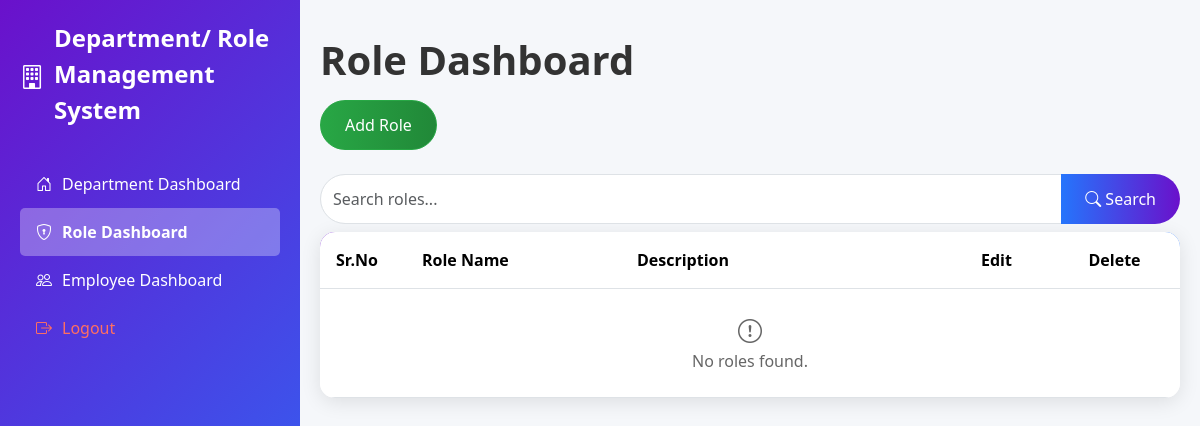
The page /departments/roles/dashboard/ (signed in) on the database as committed earlier.
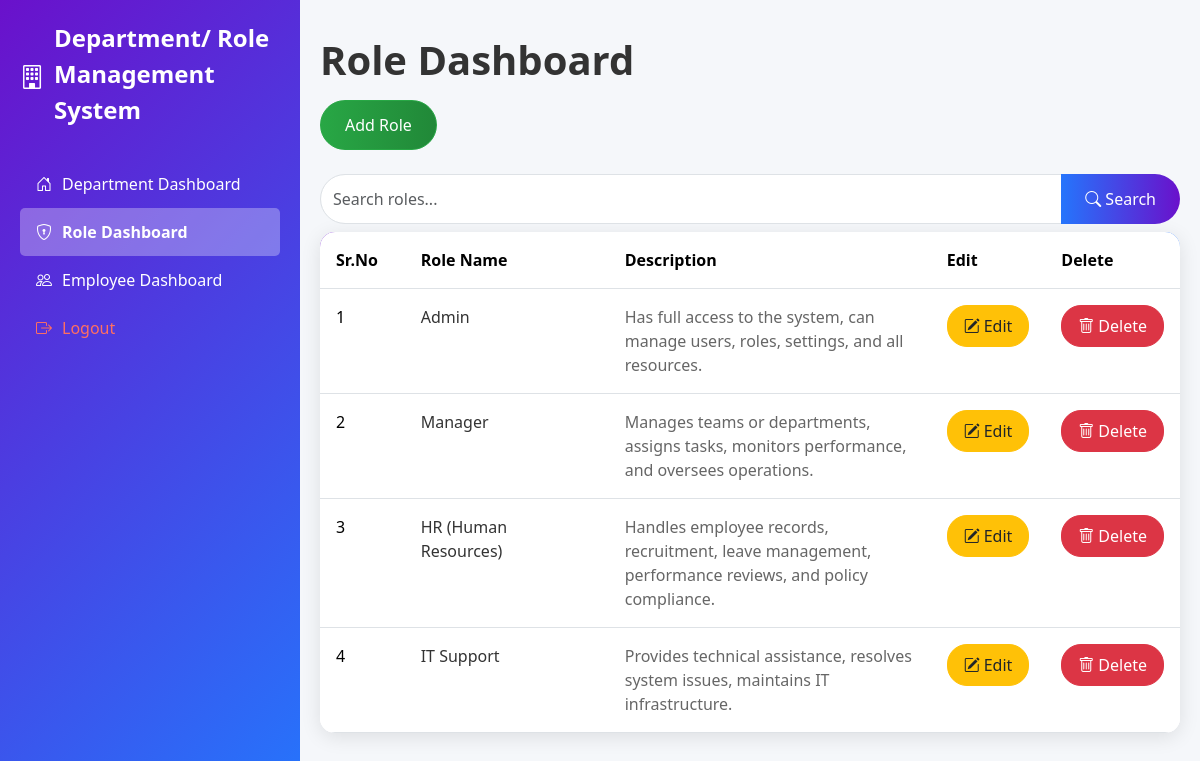
The same page on the database as committed later.
### departments/models.py (models this page shows, shortened)
class Role(models.Model):
    role_name = models.CharField(max_length=100)
    description = models.CharField(max_length=200)
    created_at = models.DateTimeField(auto_now_add=True)
    updated_at = models.DateTimeField(auto_now=True)
    is_active = models.BooleanField(default=True)
    class Meta:
        db_table = 'roles'

### departments/views.py (the view)
# urls.py: path('roles/dashboard/', views.role_dashboard, name='role_dashboard'),
@login_required
@admin_required
def role_dashboard(request):
    roles = Role.objects.filter(is_active=True)
    if request.method == "GET" and 'search' in request.GET:
        search_query = request.GET.get('search', '')
        roles = roles.filter(role_name__icontains=search_query)
    return render(request, 'departments/role_dashboard.html', {'roles': roles})

### departments/views.py (called while the page is built)
def is_admin(user):
    return user.is_authenticated and user.is_superuser

### departments/templates/departments/role_dashboard.html (shortened to what this page needs)
{% extends 'base.html' %}
{% block content %}
<div class="col-12">
    <h1 class="my-3" style="font-family: 'Segoe UI', Tahoma, Geneva, Verdana, sans-serif; font-weight: 700; color: #333;">Role Dashboard</h1>
   <a href="{% url 'departments:add_role' %}"
   class="btn btn-create text-white mb-4 d-inline-flex align-items-center gap-2"
   style="background: linear-gradient(90deg, #28a745, #218838); padding: 0.75rem 1.5rem; border-radius: 25px; transition: all 0.3s ease;">
   Add Role
</a>
    <form method="GET" class="mb-2">
        <div class="input-group" style="max-width: 1000px;">
            <input type="text" class="form-control" name="search" placeholder="Search roles..." value="{{ request.GET.search }}" style="border-radius: 25px 0 0 25px; padding: 0.75rem;">
            <button type="submit" class="btn btn-primary" style="background: linear-gradient(90deg, #2575fc, #6a11cb); border: none; border-radius: 0 25px 25px 0; padding: 0.75rem 1.5rem;">
                <i class="bi bi-search"></i> Search
            </button>
        </div>
    </form>
    <div class="table-container" style="background: #ffffff; border-radius: 15px; box-shadow: 0 4px 20px rgba(0, 0, 0, 0.1); overflow: hidden;">
        <table class="table table-hover mb-0" style="width: 100%;">
            <thead style="background: linear-gradient(90deg, #6a11cb, #2575fc); color: #ffffff;">
                <tr>
                    <th style="width: 10%; padding: 1rem;">Sr.No</th>
                    <th style="width: 25%; padding: 1rem;">Role Name</th>
                    <th style="width: 40%; padding: 1rem;">Description</th>
                    <th style="width: 12.5%; padding: 1rem;">Edit</th>
                    <th style="width: 12.5%; padding: 1rem;">Delete</th>
                </tr>
            </thead>
            <tbody>
                {% for role in roles %}
                <tr style="transition: all 0.3s ease;" onmouseover="this.style.transform='scale(1.01)';" onmouseout="this.style.transform='scale(1)';" class="{% cycle 'bg-light' 'bg-white' %}">
                    <td style="padding: 1rem;">{{ forloop.counter }}</td>
                    <td style="padding: 1rem; font-weight: 500; color: #333;">{{ role.role_name }}</td>
                    <td style="padding: 1rem; color: #666;">{{ role.description }}</td>
                    <td style="padding: 1rem;">
                        <a href="{% url 'departments:modify_role' role.id %}"
   class="btn btn-edit d-flex align-items-center justify-content-center gap-1"
   style="padding: 0.5rem 1rem; border-radius: 20px; transition: all 0.3s ease;"
   onmouseover="this.style.transform='scale(1.05)';"
   onmouseout="this.style.transform='scale(1)';"
   title="Edit Role">
   <i class="bi bi-pencil-square"></i> Edit
</a>
                    </td>
                    <td style="padding: 1rem;">
                       <a href="{% url 'departments:delete_role' role.id %}"
   class="btn btn-delete text-white d-flex align-items-center justify-content-center gap-1"
   style="padding: 0.5rem 1rem; border-radius: 20px; transition: all 0.3s ease;"
   onmouseover="this.style.transform='scale(1.05)';"
   onmouseout="this.style.transform='scale(1)';"
   title="Delete Role"
   onclick="return confirm('Are you sure you want to delete this role?');">
   <i class="bi bi-trash"></i> Delete
</a>
                    </td>
                </tr>
                {% empty %}
                <tr>
                    <td colspan="5" class="text-center py-4" style="color: #666;">
                        <i class="bi bi-exclamation-circle" style="font-size: 1.5rem;"></i><br>
                        No roles found.
                    </td>
                </tr>
                {% endfor %}
            </tbody>
        </table>
    </div>
</div>
{% endblock %}

### departments/templates/base.html (shortened to what this page needs)
    <!DOCTYPE html>
    <html lang="en">
    <head>
        <link href="https://cdn.jsdelivr.net/npm/bootstrap@5.3.3/dist/css/bootstrap.min.css" rel="stylesheet">
        <link href="https://cdn.jsdelivr.net/npm/bootstrap-icons@1.11.3/font/bootstrap-icons.css" rel="stylesheet">
    </head>
    <body>
        <div class="container-fluid">
            <div class="row">
                <div class="col-3 sidebar">
                    <div class="sidebar-title">
                        <i class="bi bi-building sidebar-logo"></i>
                        Department/ Role Management System
                    </div>
                    <ul class="nav flex-column">
                        <li class="nav-item">
                            <a class="nav-link {% if request.path == '/departments/dashboard/' %}active{% endif %}" href="{% url 'departments:dashboard' %}">
        <i class="bi bi-house-door"></i> Department Dashboard
    </a>
                        </li>
                        <li class="nav-item">
                        <a class="nav-link {% if request.path == '/departments/roles/dashboard/' %}active{% endif %}" href="{% url 'departments:role_dashboard' %}">
        <i class="bi bi-shield-lock"></i> Role Dashboard
    </a>
                        </li>
                        <li class="nav-item">
    <a class="nav-link {% if request.path == '/employees/dashboard/' %}active{% endif %}" href="{% url 'departments:employee_dashboard' %}">
        <i class="bi bi-people"></i> Employee Dashboard
    </a>
                        </li>
                        {% if user.is_authenticated %}
                        <li class="nav-item">
                            <form method="post" action="{% url 'logout' %}" class="d-inline w-100">
                                <button type="submit" class="nav-link logout-btn">
                                    <i class="bi bi-box-arrow-right"></i> Logout
                                </button>
                            </form>
                        </li>
                        {% endif %}
                    </ul>
                </div>
                <div class="col-9 main-content">
                    {% block content %}
                    {% endblock %}
                </div>
            </div>
        </div>
    </body>
    </html>

### departments/templates/base.html (style rules this page uses)
.sidebar { min-height: 100vh; background: linear-gradient(135deg, #6a11cb 0%, #2575fc 100%); padding: 20px; color: #ffffff; box-shadow: 2px 0 10px rgba(0, 0, 0, 0.1); }
.main-content { padding: 20px; background-color: #f5f7fa; }
.btn-create { background-color: #28a745; border-color: #28a745; }
.btn-edit { background-color: #ffc107; border-color: #ffc107; }
.btn-delete { background-color: #dc3545; border-color: #dc3545; }
.sidebar-title { font-family: 'Segoe UI', Tahoma, Geneva, Verdana, sans-serif; font-weight: 700; font-size: 1.5rem; display: flex; align-items: center; gap: 10px; margin-bottom: 2rem; }
.sidebar-logo { width: 30px; height: 30px; }
.nav-link { color: #ffffff !important; padding: 0.75rem 1rem; border-radius: 5px; transition: all 0.3s ease; display: flex; align-items: center; gap: 10px; }
.nav-link.active { background-color: rgba(255, 255, 255, 0.3); font-weight: bold; }
.nav-link.logout-btn { color: #ff6f61 !important; background: none; border: none; width: 100%; padding: 0.75rem 1rem; border-radius: 5px; transition: all 0.3s ease; display: flex; align-items: center; gap: 10px; }

Rows that differ between the two databases and show on the page:
added Role: role_name "Admin", description "Has full access to the system, can manage users, roles, settings, and all resources."
added Role: role_name "Manager", description "Manages teams or departments, assigns tasks, monitors performance, and oversees operations."
added Role: role_name "HR (Human Resources)", description "Handles employee records, recruitment, leave management, performance reviews, and policy compliance."
added Role: role_name "IT Support", description "Provides technical assistance, resolves system issues, maintains IT infrastructure."
Other text that changed with them:
text no longer shown: "No roles found."
